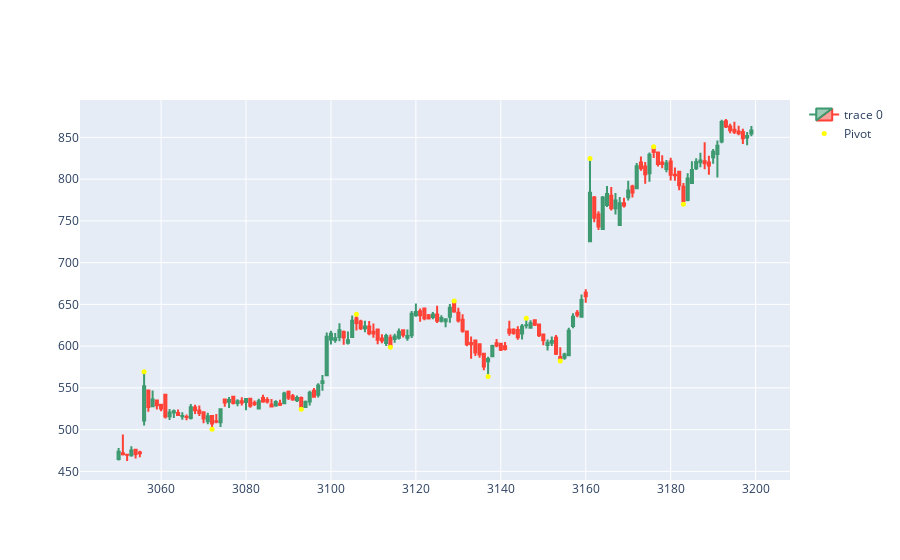

The code cell stored with this chart in its notebook:
### Code cell
dfpl = df[3050:3200]
fig = go.Figure(data=[go.Candlestick(x=dfpl.index,
                                     open=dfpl['open'],
                                     high=dfpl['high'],
                                     low=dfpl['low'],
                                     close=dfpl['Close'])])
fig.add_scatter(x=dfpl.index,y=dfpl['pointposition'],mode="markers",
                marker=dict(size=5,color="Yellow"),
                name="Pivot")

fig.update_layout(xaxis_rangeslider_visible=False)
fig.show()

### Figure 1 — Plotly figure (JSON) as saved in the notebook; plotly's stock layout.template omitted (floating-point values rounded to 4 significant figures; data arrays with more than 128 entries replaced by an {"elided": "..."} marker saying what was removed)
{"data": [{"close": {"elided": "150 float values"}, "high": {"elided": "150 float values"}, "low": {"elided": "150 float values"}, "open": {"elided": "150 float values"}, "type": "candlestick", "x": {"elided": "150 int values"}}, {"marker": {"color": "Yellow", "size": 5}, "mode": "markers", "name": "Pivot", "type": "scatter", "x": {"elided": "150 int values"}, "y": {"elided": "150 float values"}}], "layout": {"autosize": true, "xaxis": {"autorange": true, "range": [3041.0, 3208.0], "rangeslider": {"visible": false, "yaxis": {}}, "type": "linear"}, "yaxis": {"autorange": true, "range": [439.7, 894.8], "type": "linear"}}}
